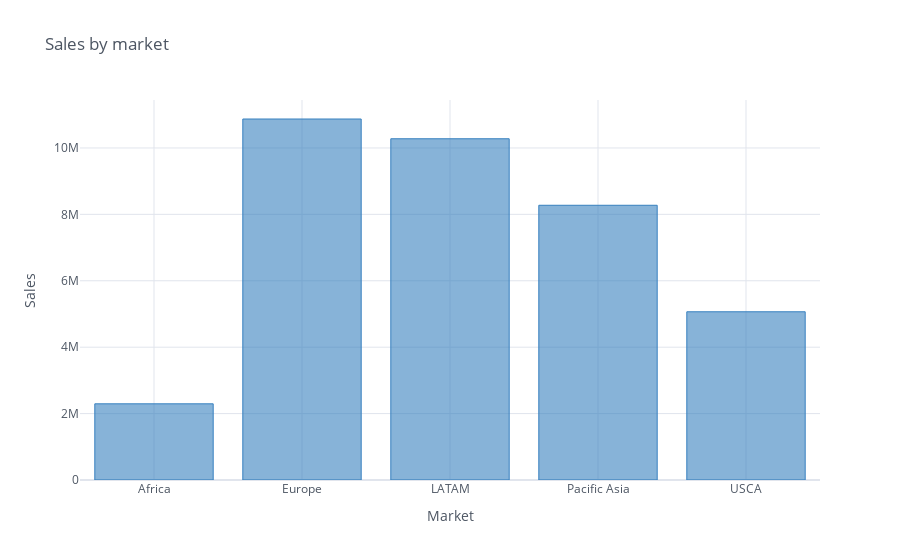

Write notebook code for a chart like this one.
### Code cell
sales_by_market.iplot(kind ='bar', x = 'Market', y = 'Sales',title='Sales by market',xTitle='Market',yTitle='Sales', theme ='white', colors ='blue')

### Figure 1 — Plotly figure (JSON) as saved in the notebook; plotly's stock layout.template omitted (floating-point values rounded to 4 significant figures)
{"data": [{"marker": {"color": "rgba(55, 128, 191, 0.6)", "line": {"color": "rgba(55, 128, 191, 1.0)", "width": 1}}, "name": "Sales", "orientation": "v", "text": "", "type": "bar", "x": ["Africa", "Europe", "LATAM", "Pacific Asia", "USCA"], "y": [2294000.0, 10870000.0, 10280000.0, 8274000.0, 5067000.0]}], "layout": {"legend": {"bgcolor": "#FFFFFF", "font": {"color": "#4D5663"}}, "paper_bgcolor": "#FFFFFF", "plot_bgcolor": "#FFFFFF", "title": {"font": {"color": "#4D5663"}, "text": "Sales by market"}, "xaxis": {"gridcolor": "#E1E5ED", "showgrid": true, "tickfont": {"color": "#4D5663"}, "title": {"font": {"color": "#4D5663"}, "text": "Market"}, "zerolinecolor": "#E1E5ED"}, "yaxis": {"gridcolor": "#E1E5ED", "showgrid": true, "tickfont": {"color": "#4D5663"}, "title": {"font": {"color": "#4D5663"}, "text": "Sales"}, "zerolinecolor": "#E1E5ED"}}}
